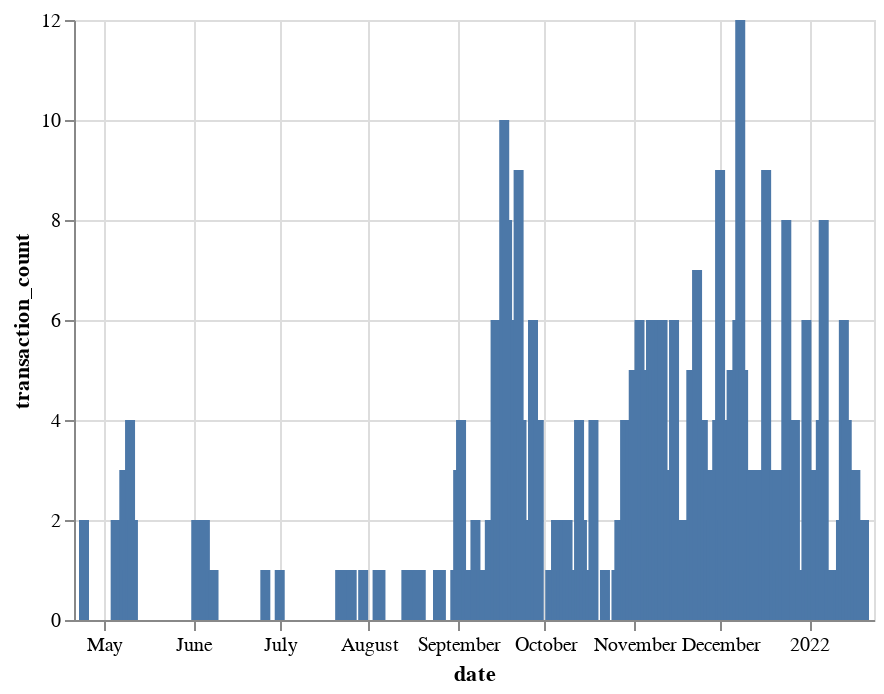

Notebook code cell kept with this figure:
### Markdown cell above
### Average daily transaction count

### Code cell
alt.Chart(txs_slim_grp).mark_bar().encode(
    x='date:T',
    y='transaction_count'
)

### Figure 1 — Vega-Lite specification as saved in the notebook (floating-point values rounded to 4 significant figures; data arrays with more than 128 entries replaced by an {"elided": "..."} marker saying what was removed)
{"config": {"view": {"continuousWidth": 400, "continuousHeight": 300}}, "data": {"name": "data-aeeb5b7805e7c1f6304301b8d54fd7b7"}, "mark": "bar", "encoding": {"x": {"field": "date", "type": "temporal"}, "y": {"field": "transaction_count", "type": "quantitative"}}, "$schema": "https://vega.github.io/schema/vega-lite/v4.17.0.json", "datasets": {"data-aeeb5b7805e7c1f6304301b8d54fd7b7": {"elided": "142 records"}}}
